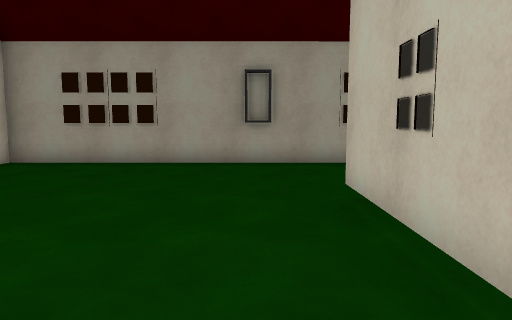
view 1 (above)

13 first-person views from a walk through a 3-D level made in the Unity game engine. The camera is 1.2 m above the floor, tilts 6° down and sees 70° across. The floor is counted in squares, 1 m on a side. Each view is taken from the middle of a square. On the plan, view 1 faces up. The plan holds only what a view shows up to about 15 squares ahead; the rest is blank. The place goes on beyond the plan.

view 2
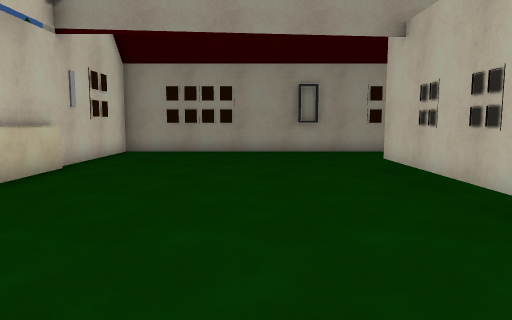

view 3
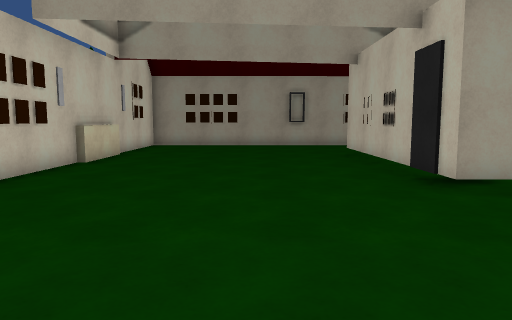

view 4
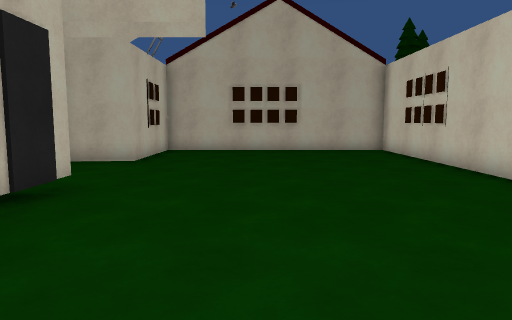

view 5
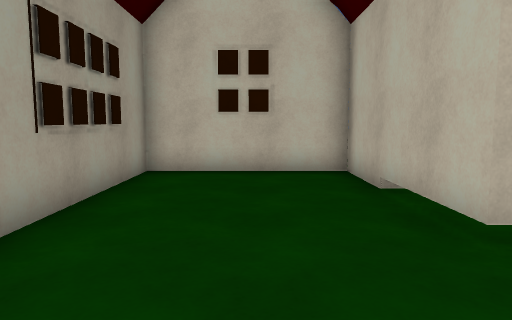

view 6
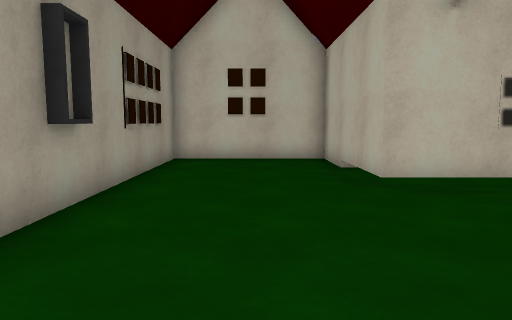

view 7
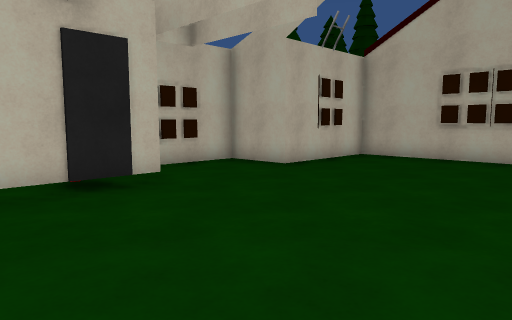

view 8
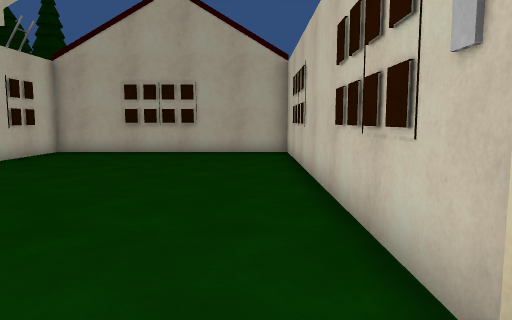

view 9
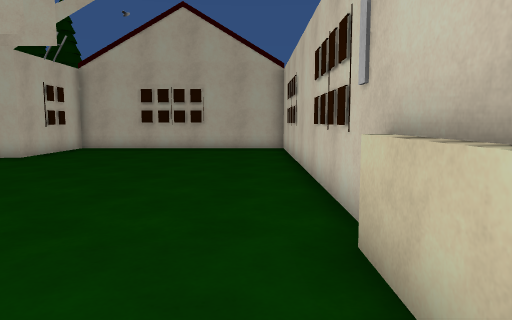

view 10
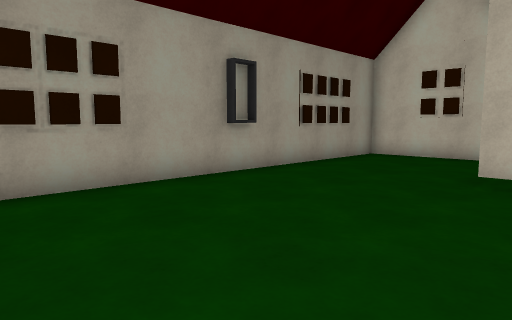

view 11
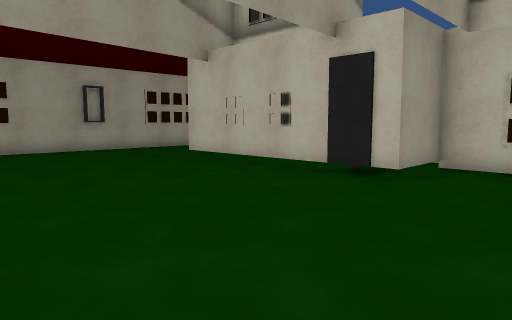

view 12
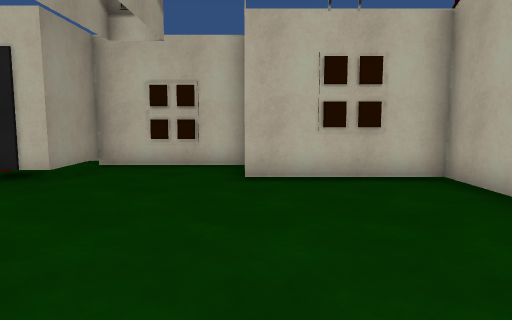

view 13
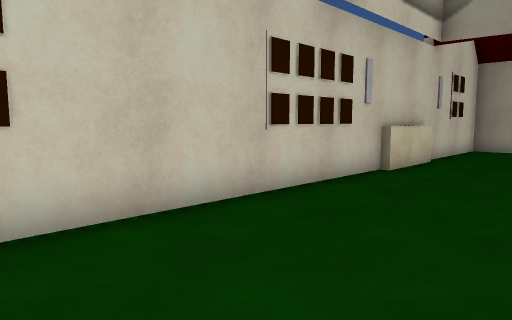

### Floor plan
Key: @ floor where view 1 was taken; # wall or solid block; . floor; H house; L ladder; O other object.
Columns run from 8 left of view 1 to 7 right of it. Each row starts with its distance up from view 1.
 11  #HHHHHH #HHHHH#
 10  #.............#
  9  #.............#
  8  #.............H
  7 O#.............#
  6  #........######
  5  #........H H
  4  #........HH
  3  #........HH
  2  #........H
  1  #........H
  0  #......@.HH
 -1  #........H
 -2  #........###
 -3  #..........#
 -4  #..........#
 -5  #..........#
 -6  #........###
 -7  #........#L
 -8  #........HL
 -9  #........#
-10  ####HH####

Positions as (right, up) in squares from view 1, and headings:
1: (0, 0), facing up
2: (-2, -4), facing up
3: (-2, -8), facing up
4: (-2, 5), facing down
5: (-2, 8), facing right
6: (-5, 8), facing right
7: (-5, 2), facing down-right
8: (-6, 4), facing down
9: (-6, 6), facing down
10: (-6, 4), facing up-right
11: (-6, -5), facing up-right
12: (-6, -6), facing right
13: (-3, -6), facing up-left
